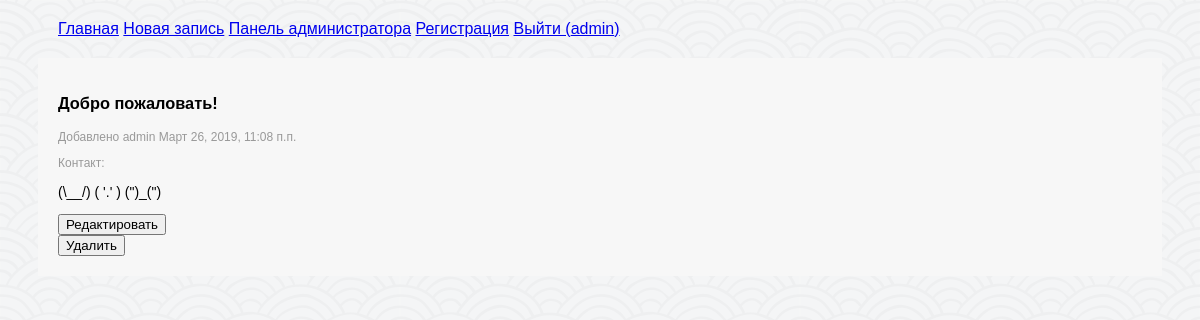
/1/ (signed in), run on the app's committed database.
### core/models.py (models this page shows, shortened)
class data(models.Model):
    author = models.ForeignKey(User, on_delete=models.CASCADE)
    ad_title = models.CharField(max_length=25)
    ad_text = models.CharField(max_length=255)
    pub_date = models.DateTimeField()

### core/views.py (the view)
# urls.py: path('<int:item_id>/', views.detail),
def detail(request, item_id):
    i = data.objects.filter(id=item_id)
    return render(request, 'core/detail.html', context={"item": i[0]})

### core/templates/core/detail.html (shortened to what this page needs)
{% extends "base.html" %}
{% block content %}
        <div class="container">
        <h3><p> {{ item.ad_title }} </p></h3>
        <p class="author">Добавлено {{ item.author }} {{ item.pub_date }} </p>
        <p class="author">Контакт: {{ item.author.email }}</p>
        <p> {{ item.ad_text }} </p>
        </div>
        {% if request.user == item.author or request.user.is_staff %}
        <form action="./_edit/">
        <button type="submit">Редактировать</button></form>
        <form action="_delete/">
        <button type="submit">Удалить</button></form>
        {% endif %}
{% endblock %}

### templates/base.html (shortened to what this page needs)
{% load static %}
<!DOCTYPE html>
<html lang="ru">
<head>
    <link rel="stylesheet" type="text/css"
     href="{% static "core/css/styles.css" %}">
</head>
<body id="bg"
      style="background-image: url('{% static "core/background.png"%}')">
    <div class="nav_bar">
        {% block header %}
        <a href="/">Главная</a>
        <a href="/new/">Новая запись</a>
        {% if user.is_staff %}
        <a href="/admin/">Панель администратора</a>
        {% endif %}
        <a href="/reg/">Регистрация</a>
        {% if user.is_authenticated %}
        <a href="/logout/">Выйти ({{ user }})</a>
        {% else %}
        <a href="/login/">Войти</a>
        {% endif %}
        {% endblock %}
    </div>
    <div class="body">
        {% block content %}{% endblock %}
    </div>
</body>
</html>

### core/static/core/css/styles.css (style rules this page uses)
* { font-family: Arial, Helvetica, Sans-serif; }
.nav_bar { margin-top: 20px; margin-bottom: 20px; margin-left: 50px; margin-right: 50px; font-size: 16px; }
.body { background-color: #f7f7f7; padding: 20px; margin-left: 30px; margin-right: 30px; }
.container { margin-bottom: 10px; font-size: 14px; }
.author { font-size: 12px; color: #999999 }
#bg { background-repeat: round; background-position: top; background-attachment: fixed; }
h3 { margin-top : 10px; margin-bottom: 10px; }

### data on the page
data: ad_title "Добро пожаловать!", author "admin", pub_date "Март 26, 2019, 11:08 п.п.", ad_text "(\\__/) ( '.' ) (\")_(\")"

### other printed values
{{ user }} "admin"
